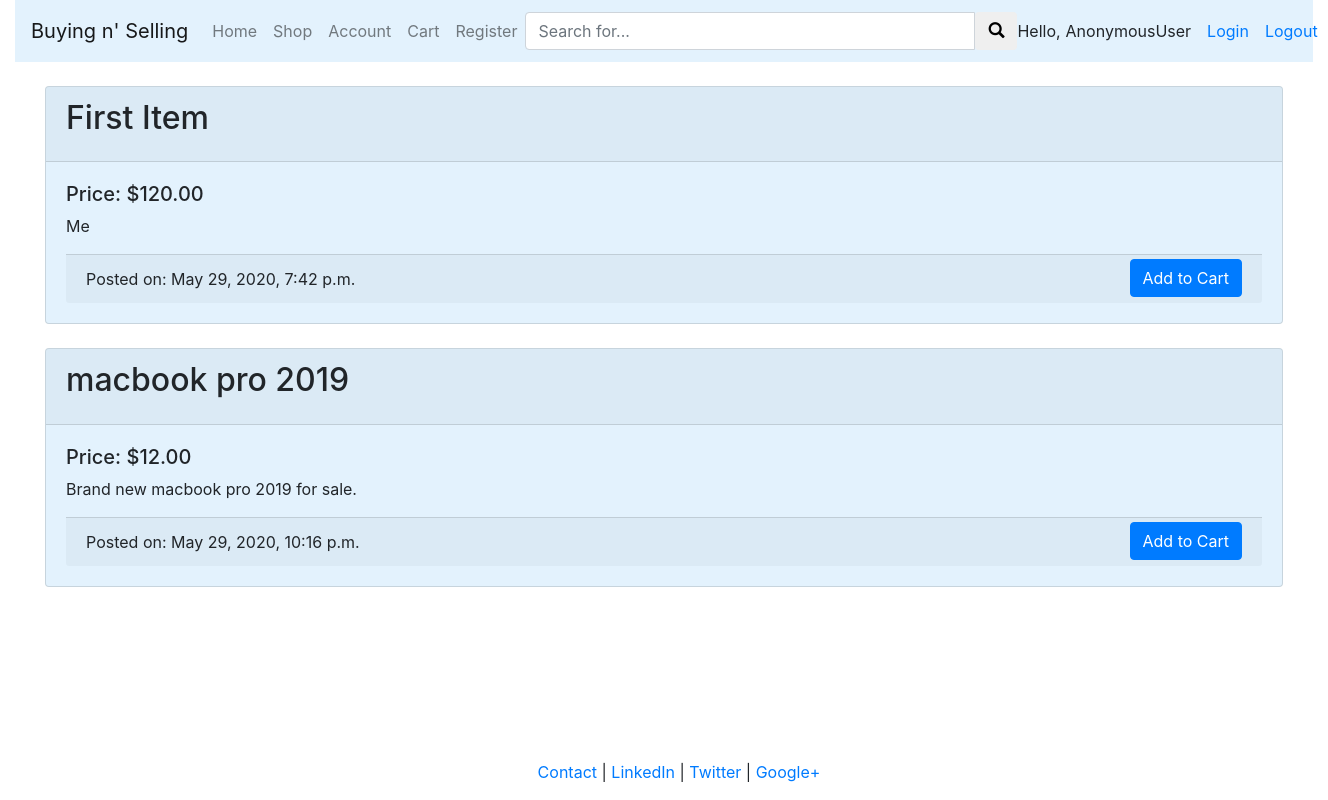
Page /post/ on the earlier database version.
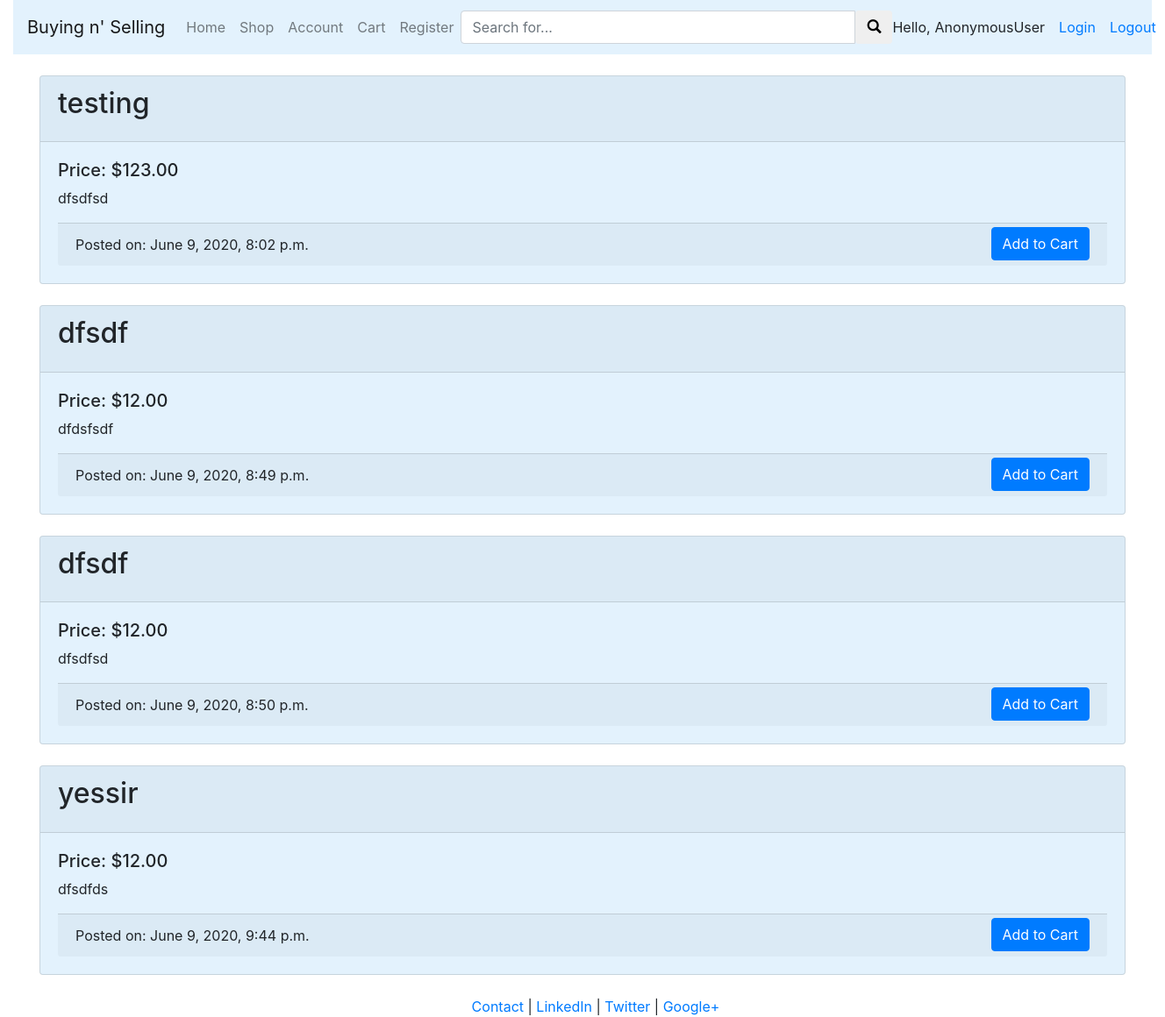
Same page on the later database version.
### listings/models.py (models this page shows, shortened)
class Post(models.Model):
    title = models.CharField(max_length=100)
    date = models.DateTimeField()
    price = models.DecimalField(max_digits=8, decimal_places=2)
    description = models.TextField()
    slug = models.SlugField(max_length=100, null=True, blank=True)
    class Meta:
        index_together = ('title', 'slug',)

### listings/views.py (the view)
# urls.py: path('post/', views.post, name='post'),
def post(request):
    listing = Post.objects.all()
    context = {'Listing': listing }
    return render(request, 'listings/post.html', context)

### listings/templates/listings/post.html
{% extends "user_profile/header.html" %}
{% block content %}
<br>
<div>
    {% for listing in Listing %}
    <div class="container-fluid">
        <div class="card" style="background-color: #e3f2fd;">
            <div class="card-header">
                <h2 class="card-title">{{ listing.title }}</h2>
            </div>
            <div class="card-body">
            <h5>Price: ${{ listing.price }}  </h5>
            <p class="card-text">{{ listing.description }} </p>
            <div class="card-footer">Posted on: {{ listing.date }}
                <button class="btn btn-primary" style="float:right;text-align:right;margin-left: 80px; margin-top: -8px;">Add to Cart</button>
            </div>
            </div>
        </div>
    </div>
    <br>
    {% endfor %}
</div>
{% endblock %}

Differences in the rows shown:
removed Post: title "First Item", price "120.00", description "Me", date "May 29, 2020, 7:42 p.m."
removed Post: title "macbook pro 2019", price "12.00", description "Brand new macbook pro 2019 for sale.", date "May 29, 2020, 10:16 p.m."
added Post: title "testing", price "123.00", description "dfsdfsd", date "June 9, 2020, 8:02 p.m."
added Post: title "dfsdf", price "12.00", description "dfdsfsdf", date "June 9, 2020, 8:49 p.m."
added Post: title "dfsdf", price "12.00", description "dfsdfsd", date "June 9, 2020, 8:50 p.m."
added Post: title "yessir", price "12.00", description "dfsdfds", date "June 9, 2020, 9:44 p.m."
